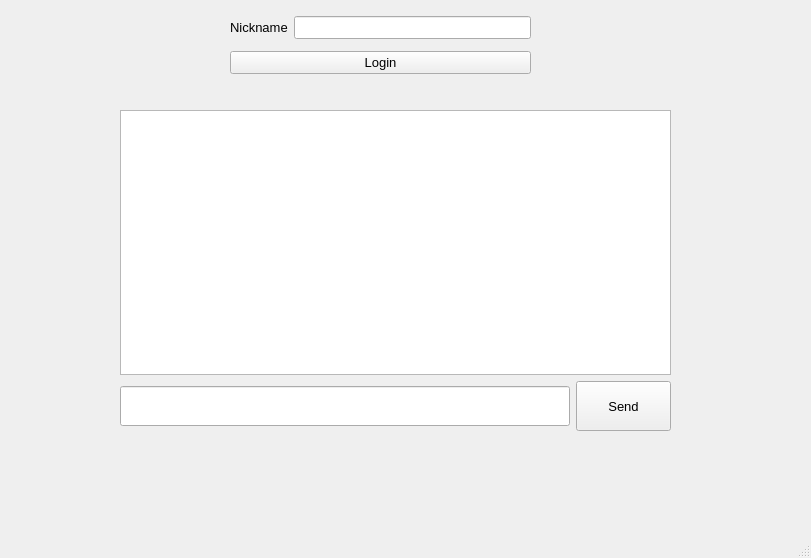
<?xml version="1.0" encoding="UTF-8"?>
<ui version="4.0">
 <class>MainWindow</class>
 <widget class="QMainWindow" name="MainWindow">
  <property name="geometry">
   <rect>
    <x>0</x>
    <y>0</y>
    <width>811</width>
    <height>558</height>
   </rect>
  </property>
  <property name="font">
   <font>
    <pointsize>10</pointsize>
   </font>
  </property>
  <property name="windowTitle">
   <string>MainWindow</string>
  </property>
  <widget class="QWidget" name="centralwidget">
   <widget class="QWidget" name="gridLayoutWidget">
    <property name="geometry">
     <rect>
      <x>120</x>
      <y>110</y>
      <width>551</width>
      <height>321</height>
     </rect>
    </property>
    <layout class="QGridLayout" name="gridLayout">
     <item row="1" column="1">
      <widget class="QPushButton" name="sendButton">
       <property name="minimumSize">
        <size>
         <width>0</width>
         <height>50</height>
        </size>
       </property>
       <property name="baseSize">
        <size>
         <width>0</width>
         <height>0</height>
        </size>
       </property>
       <property name="font">
        <font>
         <pointsize>10</pointsize>
        </font>
       </property>
       <property name="text">
        <string>Send</string>
       </property>
      </widget>
     </item>
     <item row="0" column="0" colspan="2">
      <widget class="QTextBrowser" name="chatBrowser">
       <property name="font">
        <font>
         <pointsize>10</pointsize>
        </font>
       </property>
      </widget>
     </item>
     <item row="1" column="0">
      <widget class="QLineEdit" name="messageEdit">
       <property name="minimumSize">
        <size>
         <width>0</width>
         <height>40</height>
        </size>
       </property>
       <property name="maximumSize">
        <size>
         <width>450</width>
         <height>16777215</height>
        </size>
       </property>
       <property name="maxLength">
        <number>250</number>
       </property>
      </widget>
     </item>
    </layout>
   </widget>
   <widget class="QWidget" name="gridLayoutWidget_2">
    <property name="geometry">
     <rect>
      <x>230</x>
      <y>10</y>
      <width>301</width>
      <height>71</height>
     </rect>
    </property>
    <layout class="QGridLayout" name="gridLayout_2">
     <item row="0" column="1">
      <widget class="QLineEdit" name="nicknameEdit"/>
     </item>
     <item row="0" column="0">
      <widget class="QLabel" name="label">
       <property name="text">
        <string>Nickname</string>
       </property>
      </widget>
     </item>
     <item row="1" column="0" colspan="2">
      <widget class="QPushButton" name="loginButton">
       <property name="text">
        <string>Login</string>
       </property>
      </widget>
     </item>
    </layout>
   </widget>
  </widget>
  <widget class="QMenuBar" name="menubar">
   <property name="geometry">
    <rect>
     <x>0</x>
     <y>0</y>
     <width>811</width>
     <height>28</height>
    </rect>
   </property>
  </widget>
  <widget class="QStatusBar" name="statusbar"/>
 </widget>
 <resources/>
 <connections/>
</ui>
